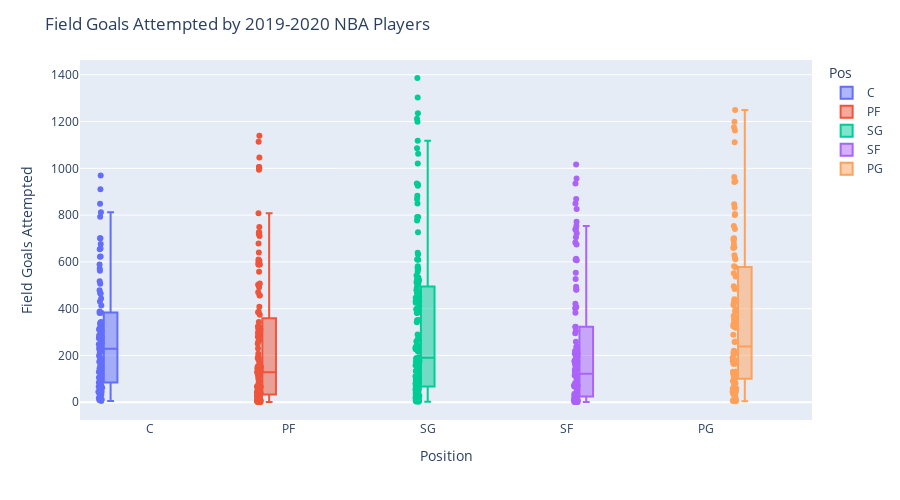

Notebook source saved alongside this figure:
### Markdown cell above
### Box Plots

### Code cell
fig = px.box(basketballData, y="FGA", color = 'Pos', x = 'Pos',
                points='all', hover_data = ['Player']) # can be 'outliers', or False

fig.update_layout(
    height=500,
    title_text='Field Goals Attempted by 2019-2020 NBA Players',
    xaxis_title="Position",
    yaxis_title="Field Goals Attempted"
)
fig.show()

### Figure 1 — Plotly figure (JSON) as saved in the notebook; plotly's stock layout.template omitted (floating-point values rounded to 4 significant figures; data arrays with more than 128 entries replaced by an {"elided": "..."} marker saying what was removed)
{"data": [{"alignmentgroup": "True", "boxpoints": "all", "customdata": [["Steven Adams"], ["LaMarcus Aldridge"], ["Jarrett Allen"], ["Deandre Ayton"], ["Mo Bamba"], ["Aron Baynes"], ["Khem Birch"], ["Goga Bitadze"], ["Bismack Biyombo"], ["Tony Bradley"], ["Moses Brown"], ["Thomas Bryant"], ["Clint Capela"], ["Wendell Carter Jr."], ["Willie Cauley-Stein"], ["Willie Cauley-Stein"], ["Willie Cauley-Stein"], ["Tyson Chandler"], ["Ed Davis"], ["Dewayne Dedmon"], ["Dewayne Dedmon"], ["Dewayne Dedmon"], ["Cheick Diallo"], ["Gorgui Dieng"], ["Gorgui Dieng"], ["Gorgui Dieng"], ["Andre Drummond"], ["Andre Drummond"], ["Andre Drummond"], ["Joel Embiid"], ["Tacko Fall"], ["Derrick Favors"], ["Bruno Fernando"], ["Daniel Gafford"], ["Marc Gasol"], ["Taj Gibson"], ["Rudy Gobert"], ["Montrezl Harrell"], ["Isaiah Hartenstein"], ["Jaxson Hayes"], ["Dewan Hernandez"], ["Willy Hernangómez"], ["Richaun Holmes"], ["Al Horford"], ["Dwight Howard"], ["Serge Ibaka"], ["Jaren Jackson Jr."], ["Nikola Jokić"], ["Damian Jones"], ["DeAndre Jordan"], ["Mfiondu Kabengele"], ["Frank Kaminsky"], ["Enes Kanter"], ["Maxi Kleber"], ["Luke Kornet"], ["Skal Labissière"], ["Alex Len"], ["Alex Len"], ["Alex Len"], ["Meyers Leonard"], ["Kevon Looney"], ["Brook Lopez"], ["Robin Lopez"], ["Ian Mahinmi"], ["Thon Maker"], ["Boban Marjanović"], ["JaVale McGee"], ["Nicolò Melli"], ["Mike Muscala"], ["Larry Nance Jr."], ["Nerlens Noel"], ["Kyle O'Quinn"], ["Jahlil Okafor"], ["Kelly Olynyk"], ["Anžejs Pasečņiks"], ["Norvel Pelle"], ["Mason Plumlee"], ["Jakob Poeltl"], ["Vincent Poirier"], ["Bobby Portis"], ["Dwight Powell"], ["Naz Reid"], ["Mitchell Robinson"], ["Domantas Sabonis"], ["Daniel Theis"], ["Tristan Thompson"], ["Karl-Anthony Towns"], ["Myles Turner"], ["Jonas Valančiūnas"], ["Nikola Vučević"], ["Moritz Wagner"], ["Hassan Whiteside"], ["Johnathan Williams"], ["Robert Williams"], ["Cody Zeller"], ["Ante Žižić"], ["Ivica Zubac"]], "hoverlabel": {"namelength": 0}, "hovertemplate": "Pos=%{x}<br>FGA=%{y}<br>Player=%{customdata[0]}", "legendgroup": "C", "marker": {"color": "#636efa"}, "name": "C", "notched": false, "offsetgroup": "C", "orientation": "v", "showlegend": true, "type": "box", "x": ["C", "C", "C", "C", "C", "C", "C", "C", "C", "C", "C", "C", "C", "C", "C", "C", "C", "C", "C", "C", "C", "C", "C", "C", "C", "C", "C", "C", "C", "C", "C", "C", "C", "C", "C", "C", "C", "C", "C", "C", "C", "C", "C", "C", "C", "C", "C", "C", "C", "C", "C", "C", "C", "C", "C", "C", "C", "C", "C", "C", "C", "C", "C", "C", "C", "C", "C", "C", "C", "C", "C", "C", "C", "C", "C", "C", "C", "C", "C", "C", "C", "C", "C", "C", "C", "C", "C", "C", "C", "C", "C", "C", "C", "C", "C", "C", "C"], "x0": " ", "xaxis": "x", "y": [443, 793, 413, 465, 282, 381, 115, 129, 278, 155, 10, 307, 388, 343, 45, 45, 45, 18, 34, 84, 84, 84, 137, 66, 66, 66, 105, 105, 105, 701, 12, 305, 199, 134, 236, 286, 506, 812, 67, 235, 5, 139, 321, 654, 257, 623, 701, 969, 178, 287, 32, 279, 311, 466, 187, 147, 42, 42, 42, 223, 79, 571, 273, 210, 193, 173, 283, 278, 159, 431, 254, 72, 144, 317, 106, 35, 248, 218, 33, 589, 229, 243, 341, 848, 382, 562, 622, 517, 657, 910, 228, 676, 25, 62, 479, 72, 336], "y0": " ", "yaxis": "y"}, {"alignmentgroup": "True", "boxpoints": "all", "customdata": {"elided": "132x1 str values"}, "hoverlabel": {"namelength": 0}, "hovertemplate": "Pos=%{x}<br>FGA=%{y}<br>Player=%{customdata[0]}", "legendgroup": "PF", "marker": {"color": "#EF553B"}, "name": "PF", "notched": false, "offsetgroup": "PF", "orientation": "v", "showlegend": true, "type": "box", "x": {"elided": "132 str values"}, "x0": " ", "xaxis": "x", "y": {"elided": "132 int values"}, "y0": " ", "yaxis": "y"}, {"alignmentgroup": "True", "boxpoints": "all", "customdata": {"elided": "152x1 str values"}, "hoverlabel": {"namelength": 0}, "hovertemplate": "Pos=%{x}<br>FGA=%{y}<br>Player=%{customdata[0]}", "legendgroup": "SG", "marker": {"color": "#00cc96"}, "name": "SG", "notched": false, "offsetgroup": "SG", "orientation": "v", "showlegend": true, "type": "box", "x": {"elided": "152 str values"}, "x0": " ", "xaxis": "x", "y": {"elided": "152 int values"}, "y0": " ", "yaxis": "y"}, {"alignmentgroup": "True", "boxpoints": "all", "customdata": [["Justin Anderson"], ["Thanasis Antetokounmpo"], ["OG Anunoby"], ["Trevor Ariza"], ["Trevor Ariza"], ["Trevor Ariza"], ["Will Barton"], ["Keita Bates-Diop"], ["Keita Bates-Diop"], ["Keita Bates-Diop"], ["Nicolas Batum"], ["Dragan Bender"], ["Dragan Bender"], ["Dragan Bender"], ["Bojan Bogdanović"], ["Isaac Bonga"], ["Ignas Brazdeikis"], ["Mikal Bridges"], ["Miles Bridges"], ["Oshae Brissett"], ["Jaylen Brown"], ["Sterling Brown"], ["Jimmy Butler"], ["Bruno Caboclo"], ["Bruno Caboclo"], ["Bruno Caboclo"], ["Vlatko Čančar"], ["DeMarre Carroll"], ["DeMarre Carroll"], ["DeMarre Carroll"], ["Vince Carter"], ["Wilson Chandler"], ["Torrey Craig"], ["Jae Crowder"], ["Jae Crowder"], ["Jae Crowder"], ["DeMar DeRozan"], ["Hamidou Diallo"], ["Sekou Doumbouya"], ["Jared Dudley"], ["James Ennis"], ["James Ennis"], ["James Ennis"], ["Terrance Ferguson"], ["Paul George"], ["Javonte Green"], ["Maurice Harkless"], ["Maurice Harkless"], ["Maurice Harkless"], ["Joe Harris"], ["Shaquille Harrison"], ["Josh Hart"], ["Gordon Hayward"], ["Solomon Hill"], ["Solomon Hill"], ["Solomon Hill"], ["Jaylen Hoard"], ["Rondae Hollis-Jefferson"], ["Rodney Hood"], ["Danuel House"], ["De'Andre Hunter"], ["Chandler Hutchison"], ["Joe Ingles"], ["Jonathan Isaac"], ["Wesley Iwundu"], ["Alize Johnson"], ["B.J. Johnson"], ["Keldon Johnson"], ["Derrick Jones Jr."], ["Michael Kidd-Gilchrist"], ["Michael Kidd-Gilchrist"], ["Michael Kidd-Gilchrist"], ["Louis King"], ["Kevin Knox"], ["Kyle Korver"], ["Vic Law"], ["Kawhi Leonard"], ["Caleb Martin"], ["Cody Martin"], ["Kelan Martin"], ["Patrick McCaw"], ["Alfonzo McKinnie"], ["Khris Middleton"], ["Malcolm Miller"], ["Džanan Musa"], ["Sviatoslav Mykhailiuk"], ["Abdel Nader"], ["David Nwaba"], ["KZ Okpala"], ["Cedi Osman"], ["Kelly Oubre Jr."], ["Kevin Porter Jr."], ["Otto Porter"], ["Cam Reddish"], ["Duncan Robinson"], ["Glenn Robinson III"], ["Glenn Robinson III"], ["Glenn Robinson III"], ["JaKarr Sampson"], ["Admiral Schofield"], ["Tony Snell"], ["Juan Toscano-Anderson"], ["Jarrod Uthoff"], ["Denzel Valentine"], ["Taurean Prince"], ["T.J. Warren"], ["Paul Watson"], ["Paul Watson"], ["Paul Watson"], ["Justise Winslow"]], "hoverlabel": {"namelength": 0}, "hovertemplate": "Pos=%{x}<br>FGA=%{y}<br>Player=%{customdata[0]}", "legendgroup": "SF", "marker": {"color": "#ab63fa"}, "name": "SF", "notched": false, "offsetgroup": "SF", "orientation": "v", "showlegend": true, "type": "box", "x": ["SF", "SF", "SF", "SF", "SF", "SF", "SF", "SF", "SF", "SF", "SF", "SF", "SF", "SF", "SF", "SF", "SF", "SF", "SF", "SF", "SF", "SF", "SF", "SF", "SF", "SF", "SF", "SF", "SF", "SF", "SF", "SF", "SF", "SF", "SF", "SF", "SF", "SF", "SF", "SF", "SF", "SF", "SF", "SF", "SF", "SF", "SF", "SF", "SF", "SF", "SF", "SF", "SF", "SF", "SF", "SF", "SF", "SF", "SF", "SF", "SF", "SF", "SF", "SF", "SF", "SF", "SF", "SF", "SF", "SF", "SF", "SF", "SF", "SF", "SF", "SF", "SF", "SF", "SF", "SF", "SF", "SF", "SF", "SF", "SF", "SF", "SF", "SF", "SF", "SF", "SF", "SF", "SF", "SF", "SF", "SF", "SF", "SF", "SF", "SF", "SF", "SF", "SF", "SF", "SF", "SF", "SF", "SF", "SF", "SF"], "x0": " ", "xaxis": "x", "y": [6, 36, 527, 159, 159, 159, 738, 2, 2, 2, 81, 71, 71, 71, 935, 184, 22, 407, 753, 36, 772, 218, 722, 8, 8, 8, 15, 25, 25, 25, 304, 183, 208, 114, 114, 114, 956, 219, 236, 50, 68, 68, 68, 199, 674, 98, 66, 66, 66, 705, 165, 481, 607, 15, 15, 15, 32, 295, 172, 482, 683, 175, 494, 322, 194, 15, 18, 31, 323, 7, 7, 7, 21, 401, 259, 3, 1016, 84, 207, 181, 162, 171, 850, 24, 139, 405, 220, 71, 5, 609, 826, 421, 140, 554, 613, 71, 71, 71, 81, 75, 382, 63, 7, 237, 739, 869, 1, 1, 1, 129], "y0": " ", "yaxis": "y"}, {"alignmentgroup": "True", "boxpoints": "all", "customdata": [["Ryan Arcidiacono"], ["D.J. Augustin"], ["Lonzo Ball"], ["J.J. Barea"], ["Patrick Beverley"], ["Eric Bledsoe"], ["Ky Bowman"], ["Malcolm Brogdon"], ["Jalen Brunson"], ["Trey Burke"], ["Jevon Carter"], ["Alex Caruso"], ["Joe Chealey"], ["Chris Chiozza"], ["Chris Chiozza"], ["Chris Chiozza"], ["Mike Conley"], ["Quinn Cook"], ["Stephen Curry"], ["Matthew Dellavedova"], ["Luka Dončić"], ["PJ Dozier"], ["Goran Dragić"], ["Kris Dunn"], ["Yogi Ferrell"], ["De'Aaron Fox"], ["Tim Frazier"], ["Markelle Fultz"], ["Darius Garland"], ["Brandon Goodwin"], ["Devonte' Graham"], ["George Hill"], ["Aaron Holiday"], ["Kyrie Irving"], ["Frank Jackson"], ["Reggie Jackson"], ["Reggie Jackson"], ["Reggie Jackson"], ["LeBron James"], ["Ty Jerome"], ["Tyus Jones"], ["Cory Joseph"], ["Brandon Knight"], ["Brandon Knight"], ["Brandon Knight"], ["Jalen Lecque"], ["Damian Lillard"], ["Kyle Lowry"], ["Josh Magette"], ["Frank Mason III"], ["T.J. McConnell"], ["Jordan McLaughlin"], ["De'Anthony Melton"], ["Patty Mills"], ["Ja Morant"], ["Monte Morris"], ["Emmanuel Mudiay"], ["Dejounte Murray"], ["Jamal Murray"], ["Shabazz Napier"], ["Shabazz Napier"], ["Shabazz Napier"], ["Raul Neto"], ["Frank Ntilikina"], ["Elie Okobo"], ["Jeremy Pargo"], ["Chris Paul"], ["Elfrid Payton"], ["Gary Payton II"], ["Shamorie Ponds"], ["Chasson Randle"], ["Rajon Rondo"], ["Derrick Rose"], ["Terry Rozier"], ["Ricky Rubio"], ["D'Angelo Russell"], ["D'Angelo Russell"], ["D'Angelo Russell"], ["Tomáš Satoranský"], ["Dennis Schröder"], ["Ben Simmons"], ["Dennis Smith Jr."], ["Ish Smith"], ["Edmond Sumner"], ["Jeff Teague"], ["Jeff Teague"], ["Jeff Teague"], ["Isaiah Thomas"], ["Allonzo Trier"], ["Evan Turner"], ["Fred VanVleet"], ["Kemba Walker"], ["Derrick Walton"], ["Derrick Walton"], ["Derrick Walton"], ["Brad Wanamaker"], ["Tremont Waters"], ["Russell Westbrook"], ["Nigel Williams-Goss"], ["Trae Young"]], "hoverlabel": {"namelength": 0}, "hovertemplate": "Pos=%{x}<br>FGA=%{y}<br>Player=%{customdata[0]}", "legendgroup": "PG", "marker": {"color": "#FFA15A"}, "name": "PG", "notched": false, "offsetgroup": "PG", "orientation": "v", "showlegend": true, "type": "box", "x": ["PG", "PG", "PG", "PG", "PG", "PG", "PG", "PG", "PG", "PG", "PG", "PG", "PG", "PG", "PG", "PG", "PG", "PG", "PG", "PG", "PG", "PG", "PG", "PG", "PG", "PG", "PG", "PG", "PG", "PG", "PG", "PG", "PG", "PG", "PG", "PG", "PG", "PG", "PG", "PG", "PG", "PG", "PG", "PG", "PG", "PG", "PG", "PG", "PG", "PG", "PG", "PG", "PG", "PG", "PG", "PG", "PG", "PG", "PG", "PG", "PG", "PG", "PG", "PG", "PG", "PG", "PG", "PG", "PG", "PG", "PG", "PG", "PG", "PG", "PG", "PG", "PG", "PG", "PG", "PG", "PG", "PG", "PG", "PG", "PG", "PG", "PG", "PG", "PG", "PG", "PG", "PG", "PG", "PG", "PG", "PG", "PG", "PG", "PG", "PG"], "x0": " ", "xaxis": "x", "y": [220, 397, 628, 179, 325, 662, 321, 659, 388, 127, 205, 260, 7, 45, 45, 45, 486, 173, 82, 175, 1111, 91, 663, 342, 169, 692, 94, 676, 699, 190, 963, 336, 496, 416, 257, 59, 59, 59, 1176, 106, 429, 369, 81, 81, 81, 10, 1162, 741, 15, 19, 362, 178, 353, 576, 800, 484, 289, 537, 846, 130, 130, 130, 175, 333, 181, 22, 805, 440, 116, 5, 4, 328, 753, 941, 611, 211, 211, 211, 551, 945, 617, 211, 581, 111, 165, 165, 165, 426, 106, 67, 701, 832, 36, 36, 36, 318, 35, 1199, 7, 1249], "y0": " ", "yaxis": "y"}], "layout": {"boxmode": "group", "height": 500, "legend": {"title": {"text": "Pos"}, "tracegroupgap": 0}, "margin": {"t": 60}, "title": {"text": "Field Goals Attempted by 2019-2020 NBA Players"}, "xaxis": {"anchor": "y", "categoryarray": ["C", "PF", "SG", "SF", "PG"], "categoryorder": "array", "domain": [0, 1], "title": {"text": "Position"}}, "yaxis": {"anchor": "x", "domain": [0, 1], "title": {"text": "Field Goals Attempted"}}}}
